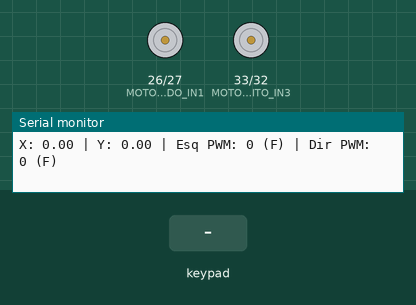
The sketch below on a simulated ESP32. Shown: motor-driver pin pairs drawn as motors (green arrow = first pin HIGH = forward, orange = second pin HIGH = backward, longer = more drive, scaled by the enable pin), the last lines printed to the serial monitor. Inputs (shaded band) come from the test bench.

Above: at 1.2 s.
1.3 s: key 'D' pressed
At 1.52 s:
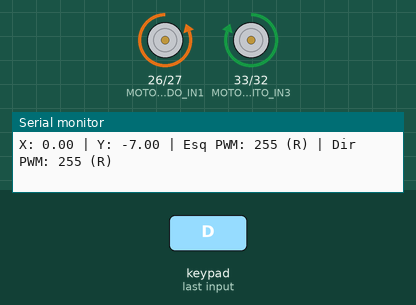
3.2 s: key 'L' pressed
At 3.42 s:
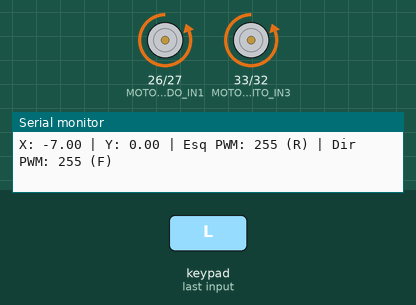
5.1 s: key 'R' pressed
At 5.3 s:
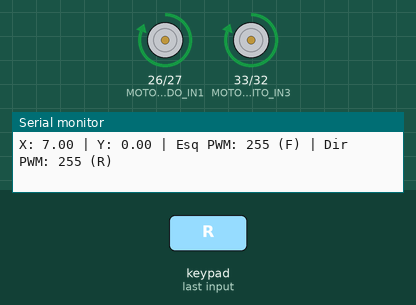
7.0 s: key 'U' pressed
At 7.21 s:
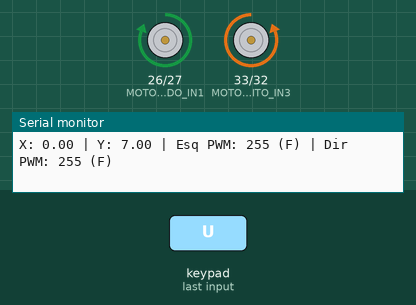
Timing chart, 0 to 9.9 s (numbered marks = the images above; inputs shaded):
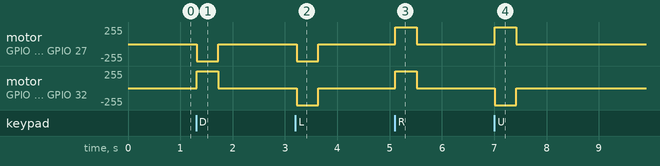

Measured:
- after the input at 1.3 s, motor on GPIO 26 (MOTOR_ESQUERDO_IN1) / GPIO 27 (MOTOR_ESQUERDO_IN2): stopped → backward 255/255 at once, → stopped 0.41 s later; motor on GPIO 33 (MOTOR_DIREITO_IN3) / GPIO 32 (MOTOR_DIREITO_IN4): stopped → forward 255/255 at once, → stopped 0.41 s later
- after the input at 3.2 s, motor on GPIO 26 (MOTOR_ESQUERDO_IN1) / GPIO 27 (MOTOR_ESQUERDO_IN2), motor on GPIO 33 (MOTOR_DIREITO_IN3) / GPIO 32 (MOTOR_DIREITO_IN4): stopped → backward 255/255 at once, → stopped 0.41 s later
- after the input at 5.1 s, motor on GPIO 26 (MOTOR_ESQUERDO_IN1) / GPIO 27 (MOTOR_ESQUERDO_IN2), motor on GPIO 33 (MOTOR_DIREITO_IN3) / GPIO 32 (MOTOR_DIREITO_IN4): stopped → forward 255/255 at once, → stopped 0.41 s later
- after the input at 7.0 s, motor on GPIO 26 (MOTOR_ESQUERDO_IN1) / GPIO 27 (MOTOR_ESQUERDO_IN2): stopped → forward 255/255 at once, → stopped 0.41 s later; motor on GPIO 33 (MOTOR_DIREITO_IN3) / GPIO 32 (MOTOR_DIREITO_IN4): stopped → backward 255/255 at once, → stopped 0.41 s later

The sketch:

robo2wdanalogic.ino
```cpp
#include <Arduino.h>
#include <DabbleESP32.h>

#define MOTOR_ESQUERDO_ENA 25
#define MOTOR_ESQUERDO_IN1 26
#define MOTOR_ESQUERDO_IN2 27
#define MOTOR_DIREITO_ENB 14
#define MOTOR_DIREITO_IN3 33
#define MOTOR_DIREITO_IN4 32

#define CANAL_PWM_ESQUERDO 0
#define CANAL_PWM_DIREITO  1
#define FREQUENCIA_PWM     1000
#define RESOLUCAO_PWM      8

const int pwmMax = 255;
const int pwmMin = 80; // garante que o motor gira
typedef struct {
  int pwmEsq;
  int pwmDir;
  bool frenteEsq;
  bool frenteDir;
} ComandoMotores;

void setupHardware() {
  pinMode(MOTOR_ESQUERDO_IN1, OUTPUT);
  pinMode(MOTOR_ESQUERDO_IN2, OUTPUT);
  pinMode(MOTOR_DIREITO_IN3, OUTPUT);
  pinMode(MOTOR_DIREITO_IN4, OUTPUT);
  ledcSetup(CANAL_PWM_ESQUERDO, FREQUENCIA_PWM, RESOLUCAO_PWM);
  ledcSetup(CANAL_PWM_DIREITO, FREQUENCIA_PWM, RESOLUCAO_PWM);
  ledcAttachPin(MOTOR_ESQUERDO_ENA, CANAL_PWM_ESQUERDO);
  ledcAttachPin(MOTOR_DIREITO_ENB, CANAL_PWM_DIREITO);
}

ComandoMotores interpretarComandoJoystick(int x, int y) {
  // Dead zone
  if (abs(y) <= 1 && abs(x) <= 1) {
    return {0, 0, true, true}; // parado (sinal só para frente por padrão)
  }

  int pwmBase = map(abs(y), 0, 7, 0, pwmMax - pwmMin) + pwmMin;
  int pwmEsq = pwmBase, pwmDir = pwmBase;
  bool frenteEsq, frenteDir;

  if (y > 1) { // Frente
    frenteEsq = true;
    frenteDir = true;
    if (x > 1) {
      pwmDir = pwmBase - map(x, 0, 7, 0, pwmBase); // curva direita
    } else if (x < -1) {
      pwmEsq = pwmBase - map(x, 0, -7, 0, pwmBase); // curva esquerda
    }
  } else if (y < -1) { // Ré
    frenteEsq = false;
    frenteDir = false;
    if (x > 1) {
      pwmDir = pwmBase - map(x, 0, 7, 0, pwmBase);
    } else if (x < -1) {
      pwmEsq = pwmBase - map(x, 0, -7, 0, pwmBase);
    }
  } else if (x > 1) { // Giro local direita
    pwmEsq = pwmMax; pwmDir = pwmMax;
    frenteEsq = true; frenteDir = false;
  } else { // x < -1, Giro local esquerda
    pwmEsq = pwmMax; pwmDir = pwmMax;
    frenteEsq = false; frenteDir = true;
  }
  return {constrain(pwmEsq, 0, pwmMax), constrain(pwmDir, 0, pwmMax), frenteEsq, frenteDir};
}

void aplicarComandoMotores(const ComandoMotores &cmd) {
  // Esquerdo
  if (cmd.pwmEsq > 0) {
    digitalWrite(MOTOR_ESQUERDO_IN1, cmd.frenteEsq ? HIGH : LOW);
    digitalWrite(MOTOR_ESQUERDO_IN2, cmd.frenteEsq ? LOW : HIGH);
  } else {
    digitalWrite(MOTOR_ESQUERDO_IN1, LOW);
    digitalWrite(MOTOR_ESQUERDO_IN2, LOW);
  }
  ledcWrite(CANAL_PWM_ESQUERDO, cmd.pwmEsq);
  // Direito
  if (cmd.pwmDir > 0) {
    // Motor direito: IN3 invertido por montagem
    digitalWrite(MOTOR_DIREITO_IN3, cmd.frenteDir ? LOW : HIGH);
    digitalWrite(MOTOR_DIREITO_IN4, cmd.frenteDir ? HIGH : LOW);
  } else {
    digitalWrite(MOTOR_DIREITO_IN3, LOW);
    digitalWrite(MOTOR_DIREITO_IN4, LOW);
  }
  ledcWrite(CANAL_PWM_DIREITO, cmd.pwmDir);

  Serial.print("X: "); Serial.print(GamePad.getx_axis());
  Serial.print(" | Y: "); Serial.print(GamePad.gety_axis());
  Serial.print(" | Esq PWM: "); Serial.print(cmd.pwmEsq);
  Serial.print(cmd.frenteEsq ? " (F) " : " (R) ");
  Serial.print("| Dir PWM: "); Serial.print(cmd.pwmDir);
  Serial.println(cmd.frenteDir ? " (F)" : " (R)");
}

void setup() {
  Serial.begin(115200);
  Dabble.begin("Robo_2WD_ESP32");
  setupHardware();
  Serial.println("Bluetooth Robo analógico (funcional) iniciado.");
}

void loop() {
  Dabble.processInput();
  int x = GamePad.getx_axis();
  int y = GamePad.gety_axis();
  ComandoMotores comando = interpretarComandoJoystick(x, y);
  aplicarComandoMotores(comando);
  delay(25); // anti-ruído
}
```
